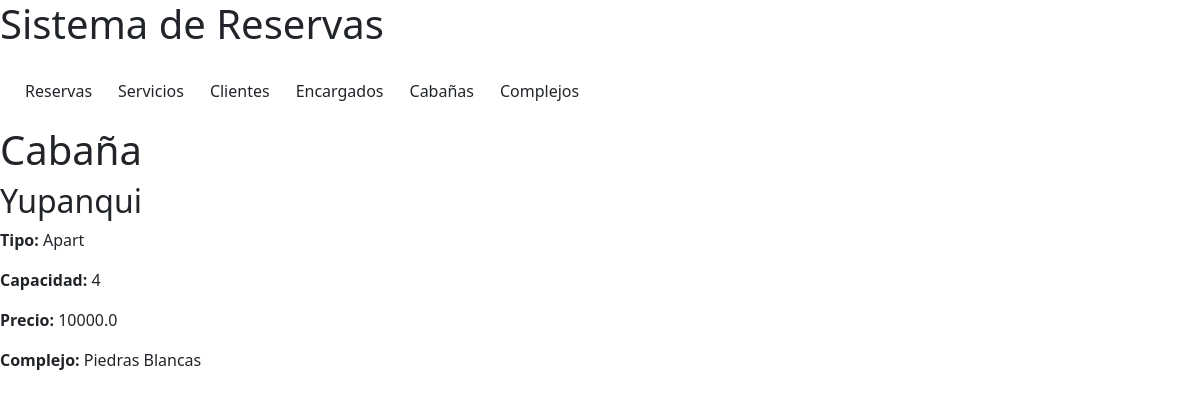
Before: /reservas/cabanias/1/ with the older database file.
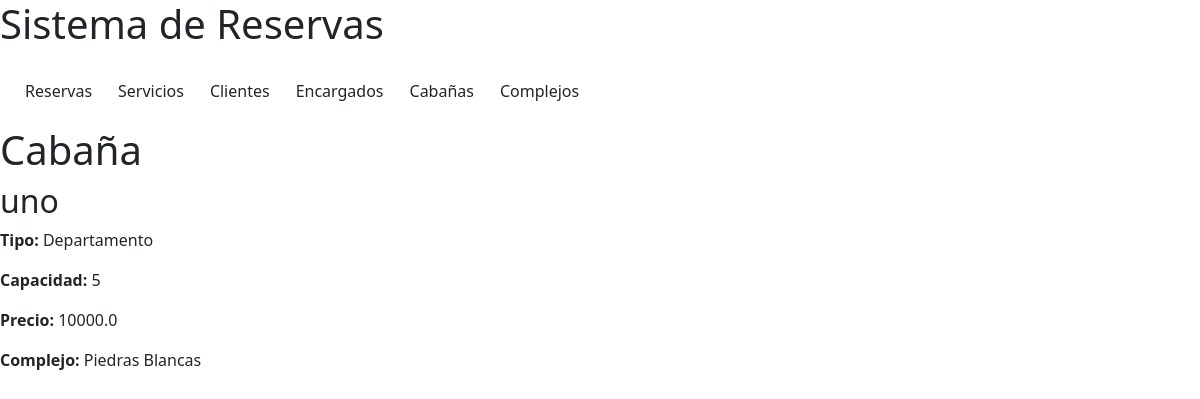
After: the same page with the newer database file.
### reservas/models.py (models this page shows, shortened)
class Cabania(models.Model):
    nombre = models.CharField(max_length=100)
    tipo = models.CharField(max_length=15, choices=[('Apart','Apart'), ('Cabaña', 'Cabaña'), ('Departamento','Departamento'), ('Habitacion','Habitacion')])
    capacidad = models.CharField(max_length=2)
    precio = models.FloatField(max_length=10)
    complejo = models.ForeignKey(Complejo, on_delete=models.CASCADE, default="none")

class Complejo(models.Model):
    nombre = models.CharField(max_length=100)
    direccion = models.CharField(max_length=100)
    encargado = models.ForeignKey(Encargado, on_delete=models.CASCADE)
    def __str__(self):
        return self.nombre

### reservas/views.py (the view)
# urls.py: path('cabanias/<int:cabania_id>/', views.detalle_cabania, name='detalle_cabania'),
def detalle_cabania(request, cabania_id):
    cabania = Cabania.objects.get(id=cabania_id)
    context = {
        'cabania': cabania
    }
    return render(request, 'detalle_cabania.html', context)

### reservas/templates/detalle_cabania.html
{% include 'navbar.html' %}
{% block content %}
<div class="detalle">
    <h1>Cabaña</h1>
    <h2>{{ cabania.nombre }}</h2>
    <p><strong>Tipo: </strong>{{ cabania.tipo }}</p>
    <p><strong>Capacidad: </strong>{{ cabania.capacidad }}</p>
    <p><strong>Precio: </strong>{{ cabania.precio }}</p>
    <p><strong>Complejo: </strong>{{ cabania.complejo }}</p>
</div>
{% endblock %}

Changed rows visible on the page:
changed Cabania "Piedras Blancas": nombre "Yupanqui" → "uno"; tipo "Apart" → "Departamento"; capacidad "4" → "5"
